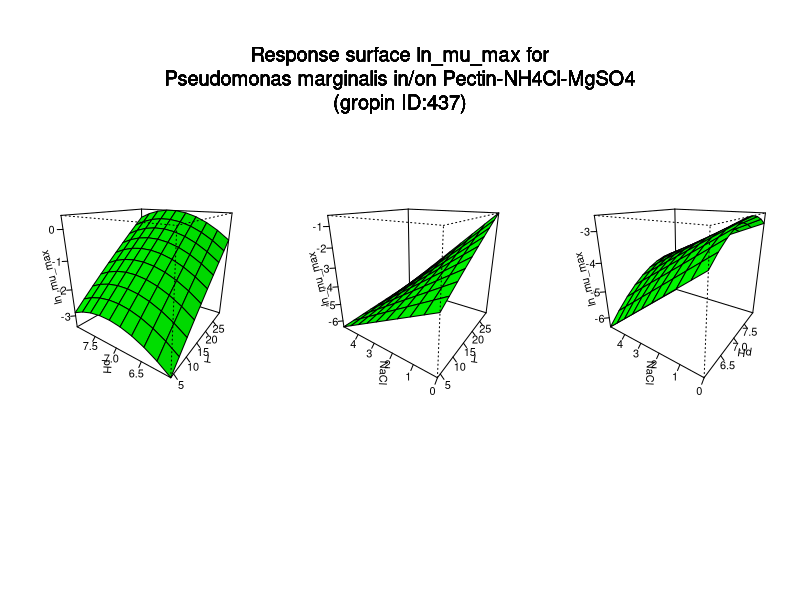

Reproduce this figure in R.
#############################
# start of Parameter script
#############################
T <- seq(4.004,29.97002997003,length.out=10)
pH <- seq(6.006,7.99200799200799,length.out=10)
NaCl <- seq(0,4.995004995005,length.out=10)
#############################
# end of Parameter script
#############################
############################# 
# start of Model script Gropin ID 437 
#############################
 
# constant coefficients for this model
 
variables <- data.frame(T,pH,NaCl)
argumentsPar <- unique.data.frame(expand.grid(variables))
 
# heart of the model
response_surface <- function(T,pH,NaCl) {
   mumax <-(-0.2554-9499.95*(1/(T+273))-7.22*NaCl+8.85*pH-0.6114*(pH^2)+1615.8*(1/(T+273))*NaCl+0.1336*NaCl*pH)

	return(mumax=mumax)
} 

# output parameters
responseSurface <- cbind(argumentsPar,response_surface(argumentsPar['T'],argumentsPar['pH'],argumentsPar['NaCl']))
colnames(responseSurface) <- c(colnames(argumentsPar),'lnmumax')
#############################
# End of Model script
#############################
############################# 
# start of Visualisation script Gropin ID 437 
#############################
titleText <-'Response surface ln_mu_max for
Pseudomonas marginalis in/on Pectin-NH4Cl-MgSO4
(gropin ID:437)'
argPar1 <- unique.data.frame(expand.grid(T,pH))
argPar2 <- unique.data.frame(expand.grid(T,NaCl))
argPar3 <- unique.data.frame(expand.grid(pH,NaCl))
z1 <- matrix(unlist(response_surface(T = argPar1[1],pH = argPar1[2],NaCl = NaCl[1])),nrow=10)
z2 <- matrix(unlist(response_surface(T = argPar2[1],NaCl = argPar2[2],pH = pH[1])),nrow=10)
z3 <- matrix(unlist(response_surface(pH = argPar3[1],NaCl = argPar3[2],T = T[1])),nrow=10)
# adding precaution if response surface is zero
myZLim1 <- range(z1)
if(myZLim1[1] == myZLim1[2]) myZLim1[2] <- myZLim1[2]+1
myZLim2 <- range(z2)
if(myZLim2[1] == myZLim2[2]) myZLim2[2] <- myZLim2[2]+1
myZLim3 <- range(z3)
if(myZLim3[1] == myZLim3[2]) myZLim3[2] <- myZLim3[2]+1
if(length(T)>1 & length(pH)>1 & length(NaCl)>1) {
	par(mfrow = c(1,3))
	persp(T,pH,z1,col = 'green',xlab='T',ylab='pH',zlab='ln_mu_max',zlim=myZLim1,theta=305,phi=20,shade=0.25,ticktype = 'detailed')
	persp(T,NaCl,z2,col = 'green',xlab='T',ylab='NaCl',zlab='ln_mu_max',zlim=myZLim2,theta=305,phi=20,shade=0.25,ticktype = 'detailed')
	persp(pH,NaCl,z3,col = 'green',xlab='pH',ylab='NaCl',zlab='ln_mu_max',zlim=myZLim3,theta=305,phi=20,shade=0.25,ticktype = 'detailed')
	mtext(titleText,outer=T,  cex=1.2, line=-8.5, side=3)
} else {
		myPars <- unique.data.frame(expand.grid(T,pH,NaCl))
		myZ <-matrix(unlist(response_surface(myPars[,1],myPars[,2],myPars[,3])),nrow=10)
		myZLim <- range(myZ)
if(myZLim[1] == myZLim[2]) myZLim[2] <- myZLim[2]+1
	if(length(NaCl)==1) {
		persp(T,pH,myZ,col = 'green',xlab='T',ylab='pH',zlab='ln_mu_max',main=titleText,sub=paste('other variable: NaCl =',round(NaCl,digits = 2)),zlim=myZLim,theta=305,phi=20,shade=0.25,ticktype = 'detailed')
	}
	if(length(pH)==1) {
		persp(T,NaCl,myZ,col = 'green',xlab='T',ylab='NaCl',zlab='ln_mu_max',main=titleText,sub=paste('other variable: pH =',round(pH,digits = 2)),zlim=myZLim,theta=305,phi=20,shade=0.25,ticktype = 'detailed')
	}
	if(length(T)==1) {
		persp(pH,NaCl,myZ,col = 'green',xlab='pH',ylab='NaCl',zlab='ln_mu_max',main=titleText,sub=paste('other variable: T =',round(T,digits = 2)),zlim=myZLim,theta=305,phi=20,shade=0.25,ticktype = 'detailed')
	}
}
#############################
# End of Visualisation script
#############################
